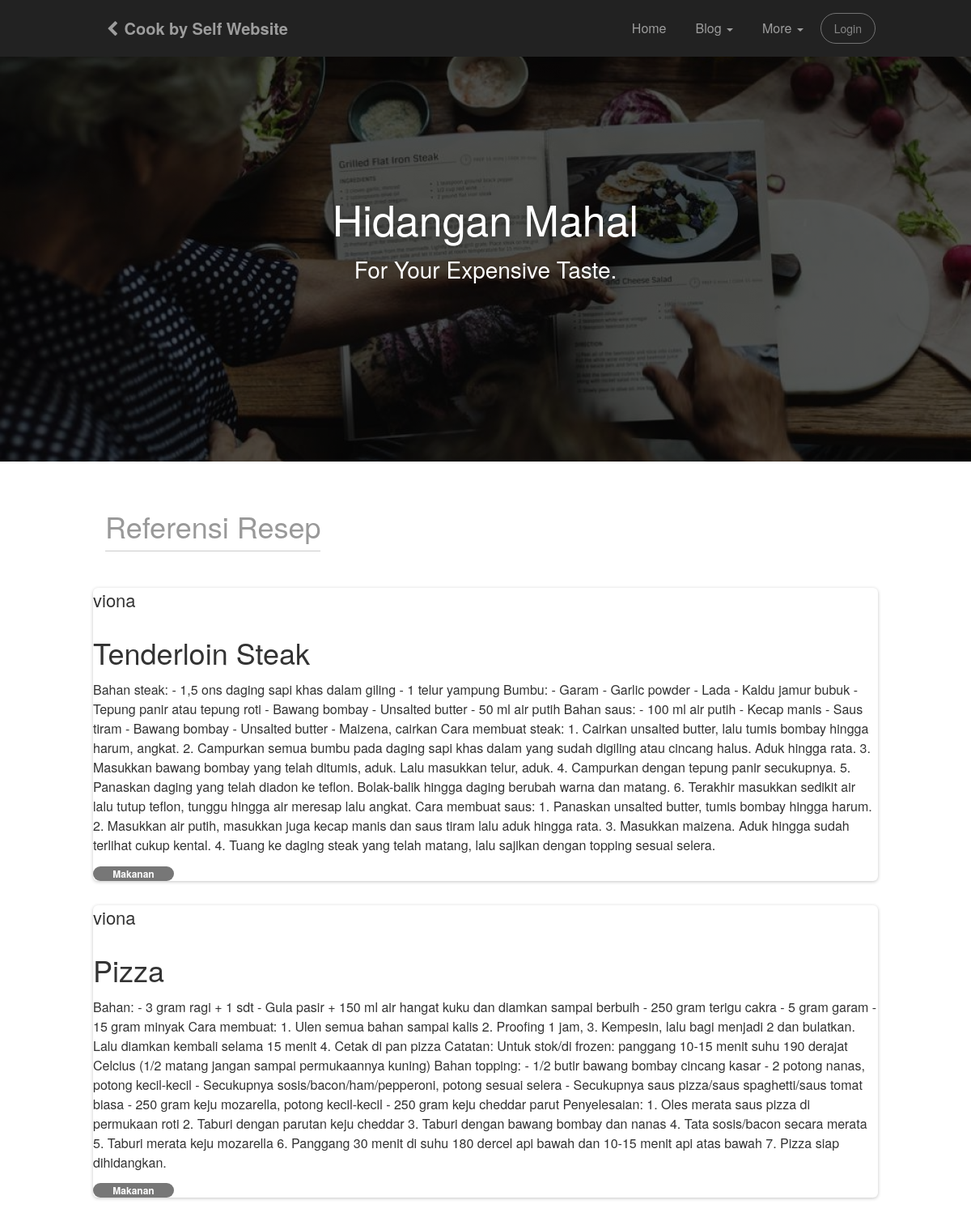
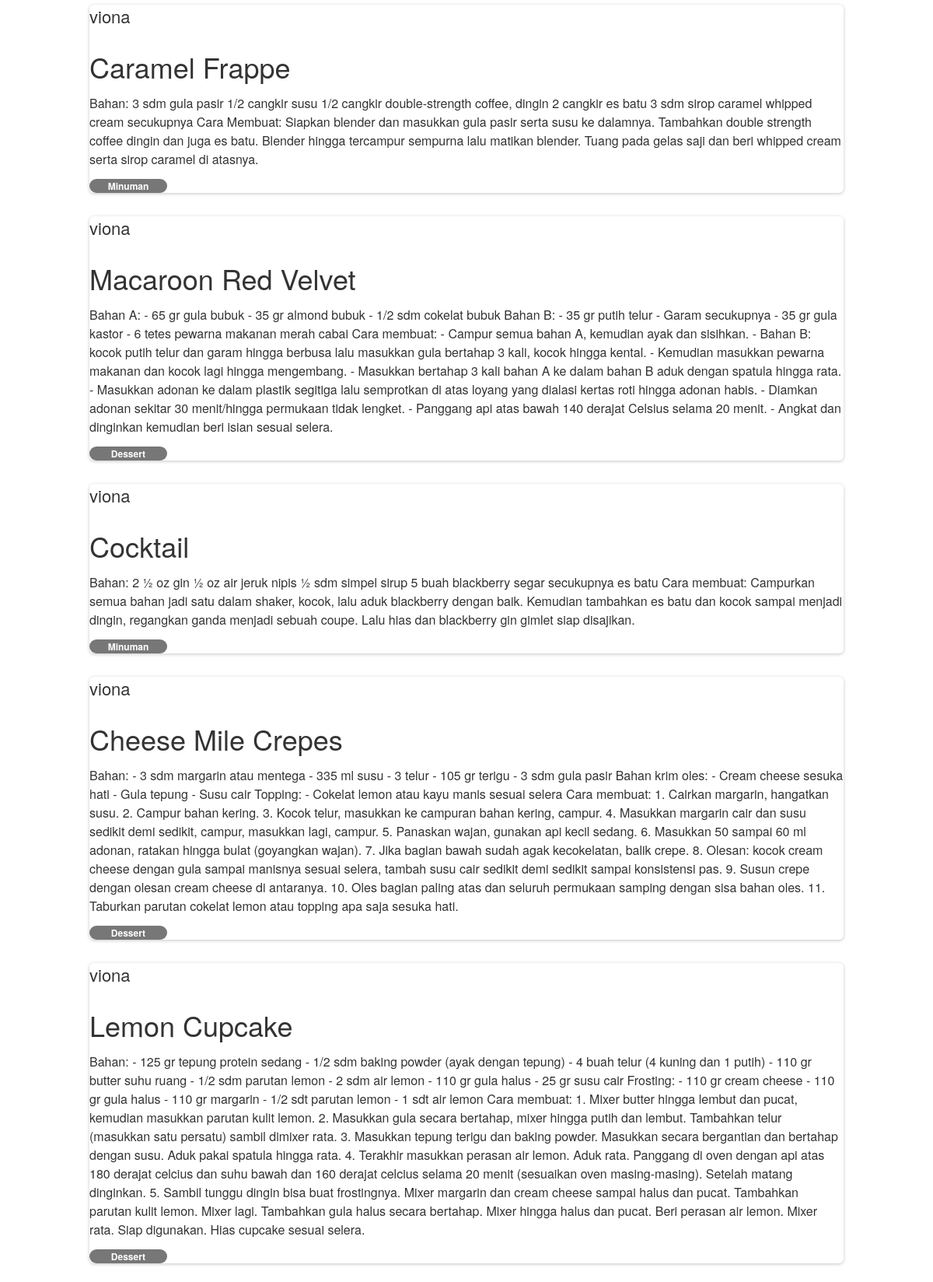
/hidangan_mahal/ (upper part), run on the app's committed database (2 pictures, top to bottom).
### blog/models.py (models this page shows, shortened)
class Artikel(models.Model):
    nama = models.CharField(max_length=100,blank=True,null=True)
    judul = models.CharField(max_length=100)
    body = models.TextField()
    kategori = models.ForeignKey(Kategori, on_delete=models.CASCADE, blank=True,null=True)
    date = models.DateTimeField(auto_now_add=True)
    class meta :
        ordering = ['-id']
        verbose_name_plural = "Artikel"

class Kategori(models.Model):
    nama = models.CharField(max_length=100)
    def __str__(self):
         return self.nama
    class meta :
        verbose_name_plural = "Kategori"

### resep/views.py (the view)
# urls.py: path('hidangan_mahal/', hidangan_mahal, name='hidangan_mahal'),
def hidangan_mahal(request):
    template_name = 'front/hidangan_mahal.html'
    artikel = Artikel.objects.all()
    context = {
        'title':'Hidangan Mahal',
        'artikel':artikel
    }
    return render(request, template_name, context)

### templates/front/hidangan_mahal.html
{% extends 'front/base.html' %}
{% load static %}
{% block content %}
<div class="wrapper">
    <div class="parallax filter-black">
        <div class="parallax-image">
            <img src="{%static 'front/img/b3.jpg' %}" alt="..." />
        </div>
        <div class="small-info">
            <h1>Hidangan Mahal</h1>
            <h3>For Your Expensive Taste.</h3>
        </div>
    </div>
    <div class="section">
        <div class="container">
            <h2 class="section-title">Referensi Resep</h2>
            <div class="row">
                {% for a in artikel %}
                <div class="card">
                    <h4 class="fw-bolder">{{a.nama}}</h4>
                    <div class="card-body">
                    <h2 class="fw-bold">{{a.judul}}</h2>
                      <p class="card-text">{{a.body}}</p>
                      <div class="badge bg-primary text-wrap" style="width: 10rem;">
                        {{a.kategori}}
                      </div>
                    </div>
                  </div>
            {% endfor %}
            </div>
        </div>
 </div>
</div>
{% endblock content %}

### templates/front/base.html (shortened to what this page needs)
{% load static %}
<!doctype html>
<html lang="en">
<head>
    <link href="{%static 'bootstrap3/css/bootstrap.min.css' %}" rel="stylesheet" />
    <link href="{%static 'front/css/gsdk.css'%}" rel="stylesheet"/>
    <link href="{%static 'front/css/examples.css'%}" rel="stylesheet"/>
    <link href="http://maxcdn.bootstrapcdn.com/font-awesome/4.4.0/css/font-awesome.min.css" rel="stylesheet">
    <link href="{%static 'front/css/pe-icon-7-stroke.css' %}" rel="stylesheet" />
</head>
<body class="home">
<nav class="navbar navbar-inverse  navbar-fixed-top" role="navigation">
        <div class="container">
        <div class="navbar-header">
          <a class="navbar-brand" href=""><i class="fa fa-chevron-left"></i> Cook by Self Website</a>
        </div>
        <div class="collapse navbar-collapse">
          <ul  class="nav navbar-nav navbar-right">
                <li>
                    <a href="{%url 'home' %}">
                         Home
                    </a>
                </li>
                <li class="dropdown">
                    <a href="#" class="dropdown-toggle" data-toggle="dropdown">
                         Blog
                         <b class="caret"></b>
                    </a>
                </li>
                <li class="dropdown">
                      <a href="#" class="dropdown-toggle" data-toggle="dropdown">
                        More
                        <b class="caret"></b>
                      </a>
                </li>
                <li>
                    {% if request.user.is_anonymous %}
                        <a href="{% url 'login' %}" class="btn btn-round btn-default">Login</a>
                    {% else %}
                        <a href="{% url 'dashboard' %}" class="btn btn-round btn-default">Dashboard</a>
                    {% endif %}
                </li>
           </ul>
        </div>
      </div>
    </nav>
{% block content %}
{% endblock content %}
</html>

### static/front/css/examples.css (style rules this page uses)
.section-title { font-weight: 300; display: inline-block; padding-bottom: 10px; border-bottom: 1px solid #CCCCCC; color: #999; }
.parallax { width: 100%; height: 570px; overflow: hidden; display: block; }
.parallax .small-info { color: #FFFFFF; text-shadow: 0 0 10px rgba(0, 0, 0, 0.27); top: 37%; position: absolute; text-align: center; width: 100%; z-index: 2; }
.parallax .small-info h3 { max-width: 790px; margin: 0 auto; line-height: 1.4; }
.parallax .parallax-image img { width: 100%; position: relative; }
.filter-black { position: relative; }
.filter-black:after { position: absolute; left: 0; top: 0; width: 100%; height: 100%; display: block; z-index: 1; background-color: rgba(0, 0, 0, 0.66); content: ""; }
.about-us .container, .contact-us .container, .pricing .container, .blog-page .container, .ecommerce .container, .home .container, .product-page .container, .blog-post .container { max-width: 970px; }

### data on the page
Artikel: nama "viona", judul "Tenderloin Steak", body "Bahan steak: - 1,5 ons daging sapi khas dalam giling - 1 telur yampung Bumbu: - Garam - Garlic powder - Lada - Kaldu jamur bubuk - Tepung panir atau tepung roti - Bawang bombay - Unsalted butter - 50 ml air putih Bahan saus: - 100 ml air putih - Kecap manis - Saus tiram - Bawang bombay - Unsalted butter - Maizena, cairkan Cara membuat steak: 1. Cairkan unsalted butter, lalu tumis bombay hingga harum, angkat. 2. Campurkan semua bumbu pada daging sapi khas dalam yang sudah digiling atau cincang halus. Aduk hingga rata. 3. Masukkan bawang bombay yang telah ditumis, aduk. Lalu masukkan telur, aduk. 4. Campurkan dengan tepung panir secukupnya. 5. Panaskan daging yang telah diadon ke teflon.…", kategori "Makanan"
Artikel: nama "viona", judul "Pizza", body "Bahan: - 3 gram ragi + 1 sdt - Gula pasir + 150 ml air hangat kuku dan diamkan sampai berbuih - 250 gram terigu cakra - 5 gram garam - 15 gram minyak Cara membuat: 1. Ulen semua bahan sampai kalis 2. Proofing 1 jam, 3. Kempesin, lalu bagi menjadi 2 dan bulatkan. Lalu diamkan kembali selama 15 menit 4. Cetak di pan pizza Catatan: Untuk stok/di frozen: panggang 10-15 menit suhu 190 derajat Celcius (1/2 matang jangan sampai permukaannya kuning) Bahan topping: - 1/2 butir bawang bombay cincang kasar - 2 potong nanas, potong kecil-kecil - Secukupnya sosis/bacon/ham/pepperoni, potong sesuai selera - Secukupnya saus pizza/saus spaghetti/saus tomat biasa - 250 gram keju mozarella, potong…", kategori "Makanan"
Artikel: nama "viona", judul "Caramel Frappe", body "Bahan: 3 sdm gula pasir 1/2 cangkir susu 1/2 cangkir double-strength coffee, dingin 2 cangkir es batu 3 sdm sirop caramel whipped cream secukupnya Cara Membuat: Siapkan blender dan masukkan gula pasir serta susu ke dalamnya. Tambahkan double strength coffee dingin dan juga es batu. Blender hingga tercampur sempurna lalu matikan blender. Tuang pada gelas saji dan beri whipped cream serta sirop caramel di atasnya.", kategori "Minuman"
Artikel: nama "viona", judul "Macaroon Red Velvet", body "Bahan A: - 65 gr gula bubuk - 35 gr almond bubuk - 1/2 sdm cokelat bubuk Bahan B: - 35 gr putih telur - Garam secukupnya - 35 gr gula kastor - 6 tetes pewarna makanan merah cabai Cara membuat: - Campur semua bahan A, kemudian ayak dan sisihkan. - Bahan B: kocok putih telur dan garam hingga berbusa lalu masukkan gula bertahap 3 kali, kocok hingga kental. - Kemudian masukkan pewarna makanan dan kocok lagi hingga mengembang. - Masukkan bertahap 3 kali bahan A ke dalam bahan B aduk dengan spatula hingga rata. - Masukkan adonan ke dalam plastik segitiga lalu semprotkan di atas loyang yang dialasi kertas roti hingga adonan habis. - Diamkan adonan sekitar 30 menit/hingga permukaan tidak lengket. -…", kategori "Dessert"
Artikel: nama "viona", judul "Cocktail", body "Bahan: 2 ½ oz gin ½ oz air jeruk nipis ½ sdm simpel sirup 5 buah blackberry segar secukupnya es batu Cara membuat: Campurkan semua bahan jadi satu dalam shaker, kocok, lalu aduk blackberry dengan baik. Kemudian tambahkan es batu dan kocok sampai menjadi dingin, regangkan ganda menjadi sebuah coupe. Lalu hias dan blackberry gin gimlet siap disajikan.", kategori "Minuman"
Artikel: nama "viona", judul "Cheese Mile Crepes", body "Bahan: - 3 sdm margarin atau mentega - 335 ml susu - 3 telur - 105 gr terigu - 3 sdm gula pasir Bahan krim oles: - Cream cheese sesuka hati - Gula tepung - Susu cair Topping: - Cokelat lemon atau kayu manis sesuai selera Cara membuat: 1. Cairkan margarin, hangatkan susu. 2. Campur bahan kering. 3. Kocok telur, masukkan ke campuran bahan kering, campur. 4. Masukkan margarin cair dan susu sedikit demi sedikit, campur, masukkan lagi, campur. 5. Panaskan wajan, gunakan api kecil sedang. 6. Masukkan 50 sampai 60 ml adonan, ratakan hingga bulat (goyangkan wajan). 7. Jika bagian bawah sudah agak kecokelatan, balik crepe. 8. Olesan: kocok cream cheese dengan gula sampai manisnya sesuai selera,…", kategori "Dessert"
Artikel: nama "viona", judul "Lemon Cupcake", body "Bahan: - 125 gr tepung protein sedang - 1/2 sdm baking powder (ayak dengan tepung) - 4 buah telur (4 kuning dan 1 putih) - 110 gr butter suhu ruang - 1/2 sdm parutan lemon - 2 sdm air lemon - 110 gr gula halus - 25 gr susu cair Frosting: - 110 gr cream cheese - 110 gr gula halus - 110 gr margarin - 1/2 sdt parutan lemon - 1 sdt air lemon Cara membuat: 1. Mixer butter hingga lembut dan pucat, kemudian masukkan parutan kulit lemon. 2. Masukkan gula secara bertahap, mixer hingga putih dan lembut. Tambahkan telur (masukkan satu persatu) sambil dimixer rata. 3. Masukkan tepung terigu dan baking powder. Masukkan secara bergantian dan bertahap dengan susu. Aduk pakai spatula hingga rata. 4.…", kategori "Dessert"
